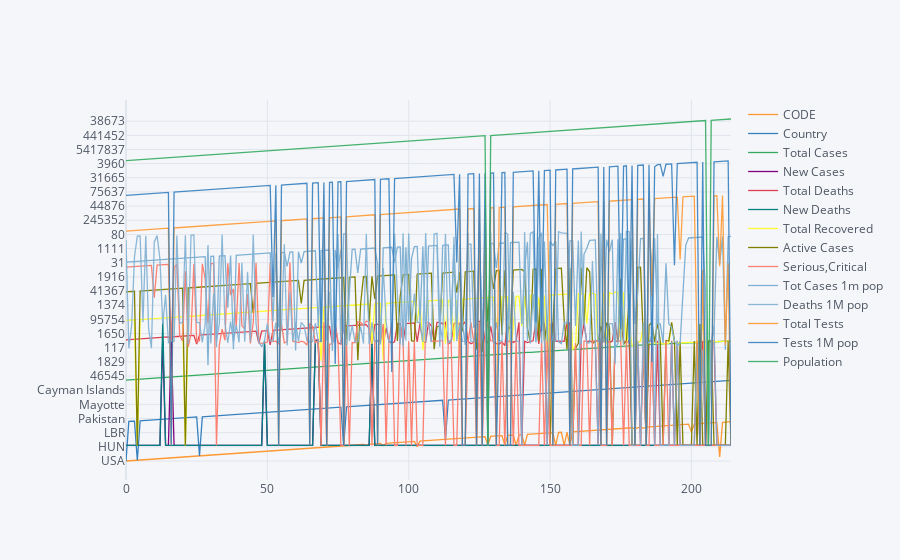

Notebook code for this chart:
### Code cell
df.iplot()

### Figure 1 — Plotly figure (JSON) as saved in the notebook; plotly's stock layout.template omitted (floating-point values rounded to 4 significant figures; data arrays with more than 128 entries replaced by an {"elided": "..."} marker saying what was removed)
{"data": [{"line": {"color": "rgba(255, 153, 51, 1.0)", "dash": "solid", "shape": "linear", "width": 1.3}, "mode": "lines", "name": "CODE", "text": "", "type": "scatter", "x": {"elided": "215 int values"}, "y": {"elided": "215 mixed values"}}, {"line": {"color": "rgba(55, 128, 191, 1.0)", "dash": "solid", "shape": "linear", "width": 1.3}, "mode": "lines", "name": "Country", "text": "", "type": "scatter", "x": {"elided": "215 int values"}, "y": {"elided": "215 str values"}}, {"line": {"color": "rgba(50, 171, 96, 1.0)", "dash": "solid", "shape": "linear", "width": 1.3}, "mode": "lines", "name": "Total Cases", "text": "", "type": "scatter", "x": {"elided": "215 int values"}, "y": {"elided": "215 int values"}}, {"line": {"color": "rgba(128, 0, 128, 1.0)", "dash": "solid", "shape": "linear", "width": 1.3}, "mode": "lines", "name": "New Cases", "text": "", "type": "scatter", "x": {"elided": "215 int values"}, "y": {"elided": "215 int values"}}, {"line": {"color": "rgba(219, 64, 82, 1.0)", "dash": "solid", "shape": "linear", "width": 1.3}, "mode": "lines", "name": "Total Deaths", "text": "", "type": "scatter", "x": {"elided": "215 int values"}, "y": {"elided": "215 int values"}}, {"line": {"color": "rgba(0, 128, 128, 1.0)", "dash": "solid", "shape": "linear", "width": 1.3}, "mode": "lines", "name": "New Deaths", "text": "", "type": "scatter", "x": {"elided": "215 int values"}, "y": {"elided": "215 int values"}}, {"line": {"color": "rgba(255, 255, 51, 1.0)", "dash": "solid", "shape": "linear", "width": 1.3}, "mode": "lines", "name": "Total Recovered", "text": "", "type": "scatter", "x": {"elided": "215 int values"}, "y": {"elided": "215 int values"}}, {"line": {"color": "rgba(128, 128, 0, 1.0)", "dash": "solid", "shape": "linear", "width": 1.3}, "mode": "lines", "name": "Active Cases", "text": "", "type": "scatter", "x": {"elided": "215 int values"}, "y": {"elided": "215 int values"}}, {"line": {"color": "rgba(251, 128, 114, 1.0)", "dash": "solid", "shape": "linear", "width": 1.3}, "mode": "lines", "name": "Serious,Critical", "text": "", "type": "scatter", "x": {"elided": "215 int values"}, "y": {"elided": "215 int values"}}, {"line": {"color": "rgba(128, 177, 211, 1.0)", "dash": "solid", "shape": "linear", "width": 1.3}, "mode": "lines", "name": "Tot Cases 1m pop", "text": "", "type": "scatter", "x": {"elided": "215 int values"}, "y": {"elided": "215 float values"}}, {"line": {"color": "rgba(128, 177, 211, 0.8999999999999999)", "dash": "solid", "shape": "linear", "width": 1.3}, "mode": "lines", "name": "Deaths 1M pop", "text": "", "type": "scatter", "x": {"elided": "215 int values"}, "y": {"elided": "215 float values"}}, {"line": {"color": "rgba(255, 153, 51, 0.8999999999999999)", "dash": "solid", "shape": "linear", "width": 1.3}, "mode": "lines", "name": "Total Tests", "text": "", "type": "scatter", "x": {"elided": "215 int values"}, "y": {"elided": "215 int values"}}, {"line": {"color": "rgba(55, 128, 191, 0.8999999999999999)", "dash": "solid", "shape": "linear", "width": 1.3}, "mode": "lines", "name": "Tests 1M pop", "text": "", "type": "scatter", "x": {"elided": "215 int values"}, "y": {"elided": "215 int values"}}, {"line": {"color": "rgba(50, 171, 96, 0.8999999999999999)", "dash": "solid", "shape": "linear", "width": 1.3}, "mode": "lines", "name": "Population", "text": "", "type": "scatter", "x": {"elided": "215 int values"}, "y": {"elided": "215 int values"}}], "layout": {"legend": {"bgcolor": "#F5F6F9", "font": {"color": "#4D5663"}}, "paper_bgcolor": "#F5F6F9", "plot_bgcolor": "#F5F6F9", "title": {"font": {"color": "#4D5663"}}, "xaxis": {"gridcolor": "#E1E5ED", "showgrid": true, "tickfont": {"color": "#4D5663"}, "title": {"font": {"color": "#4D5663"}, "text": ""}, "zerolinecolor": "#E1E5ED"}, "yaxis": {"gridcolor": "#E1E5ED", "showgrid": true, "tickfont": {"color": "#4D5663"}, "title": {"font": {"color": "#4D5663"}, "text": ""}, "zerolinecolor": "#E1E5ED"}}}
